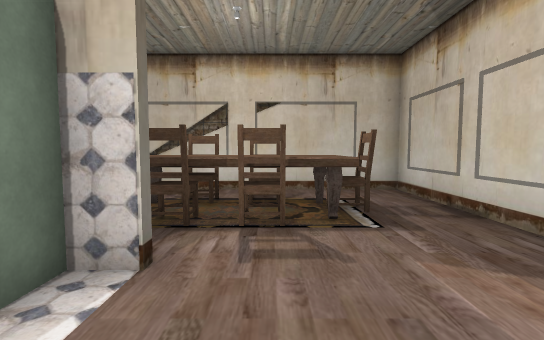
[1] (above)

16 first-person views from a walk through a scene from a Unity 3-D project. The camera is 1.2 m above the floor, tilts 4° down and sees 85° across. The floor is counted in squares, 1 m on a side. Each view is taken from the middle of a square. On the plan, view 1 faces up. The plan holds only what a view shows up to about 13 squares ahead; the rest is blank. The place goes on beyond the plan. The player character is not drawn. Door leaves are left out, so doorways stand open. Some surface patterns are stand-ins.

[2]
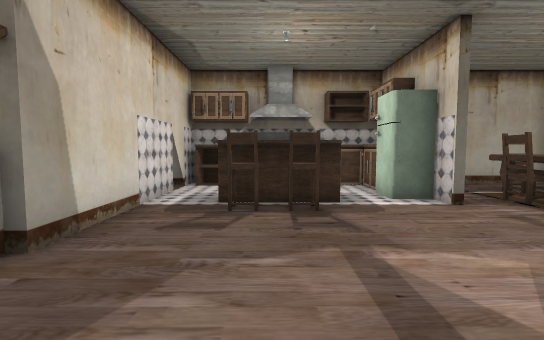

[3]
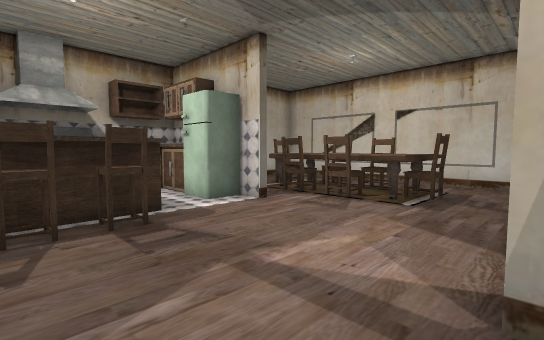

[4]
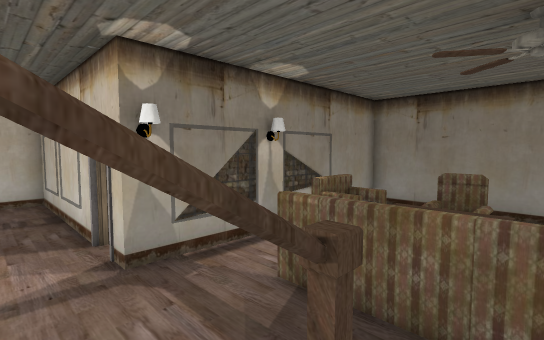

[5]
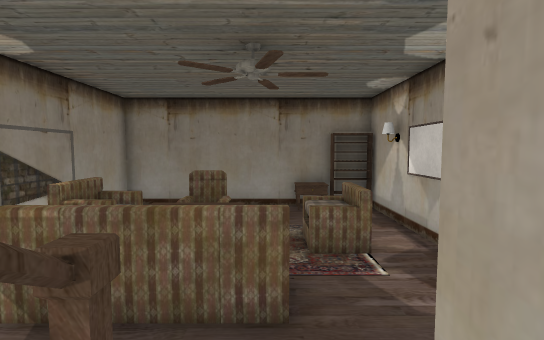

[6]
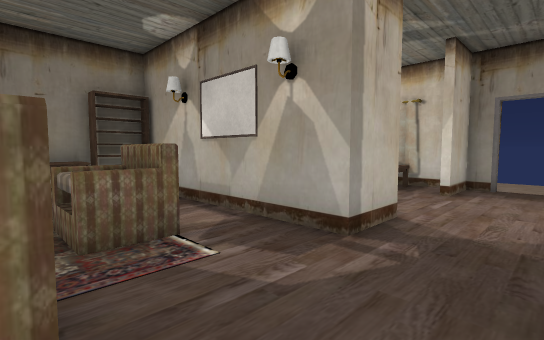

[7]
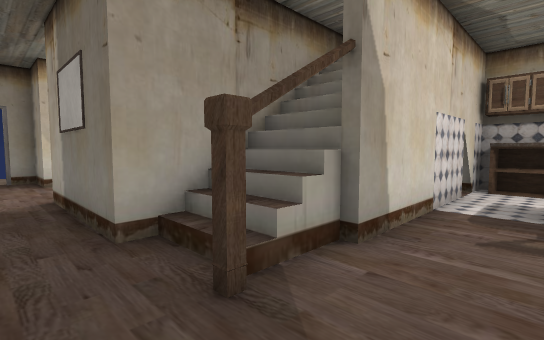

[8]
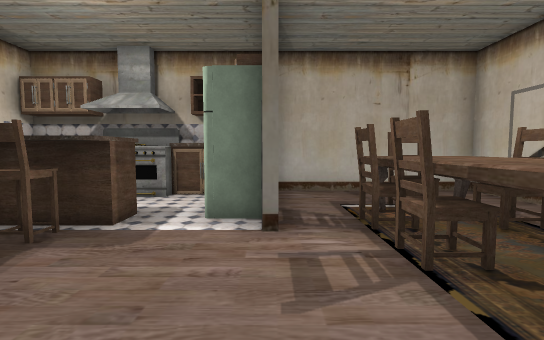

[9]
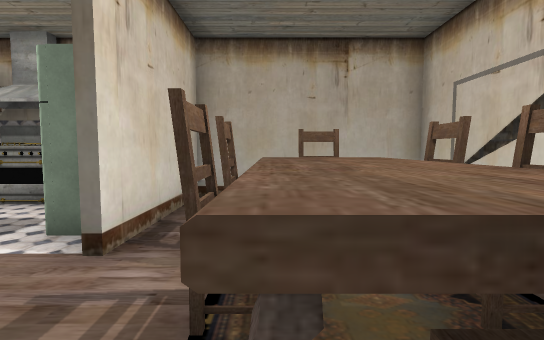

[10]
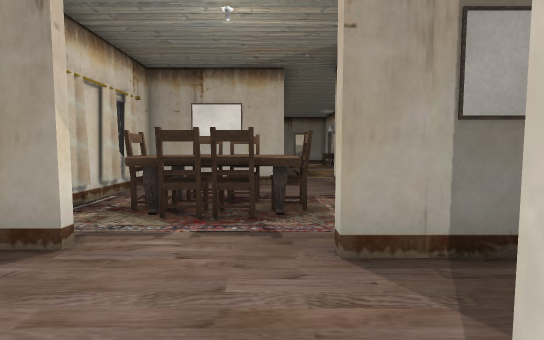

[11]
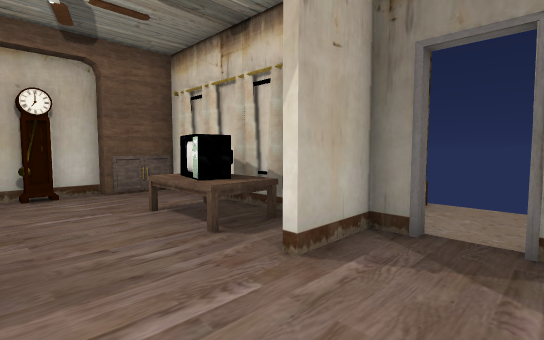

[12]
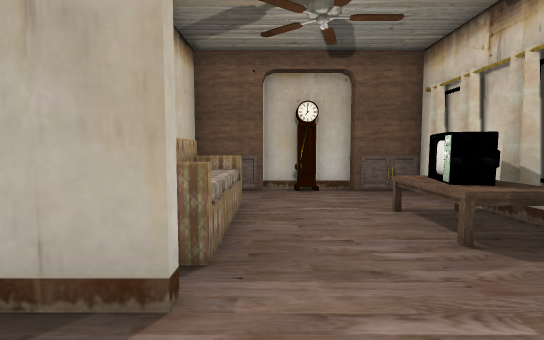

[13]
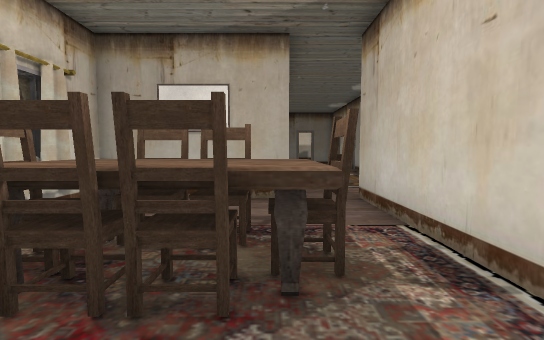

[14]
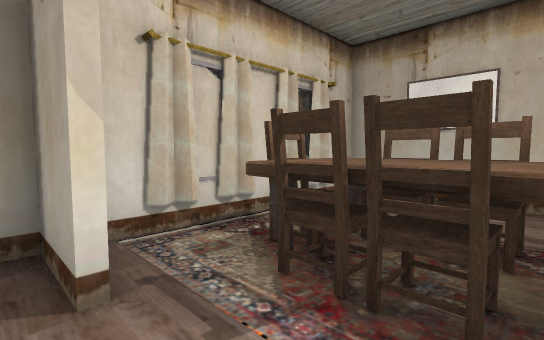

[15]
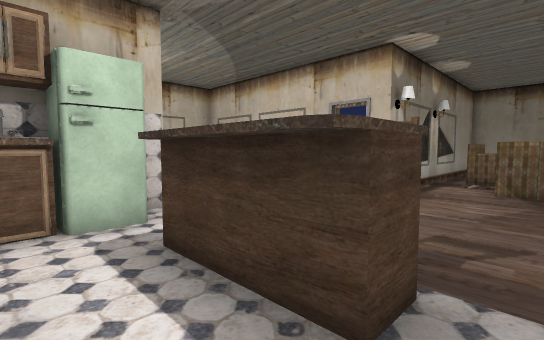

[16]
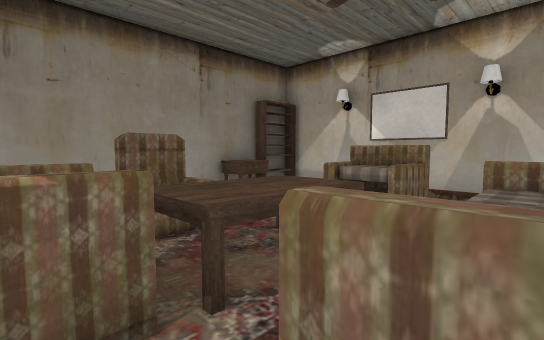

### Floor plan
Key: @ floor where view 1 was taken; # wall or solid block; x gap in a wall; . floor; / step, stairs or slope; D open door; = window, fence, low wall or low ledge; ^ raised ledge; v drop or lower ground; C chair; F fridge; A cabinet; L clock; O other object.
Columns run from 6 left of view 1 to 13 right of it. Each row starts with its distance up from view 1.
  9 ##=======##
  8 #.........=
  7 #..DCCC^..=
  6 #..C^^^CC.=
  5 #..^CCC^..=
  4 #..D......=
  3 #####.....=
  2 ###FF.....D
  1 ##........Dvvvvvv
  0 #^#OOC@...#======###
 -1 #^#OOC........^^   #
 -2 #A.OOC......^.^^   #
 -3 OA..........#.^^^# #
 -4 ########=xxDD.^^^# #
 -5       ##//..^....  #
 -6        ####...^^..^^
 -7           #...^^  ^#
 -8           #........#
 -9    ########.########
-10    ....C..#.#.OO=..#
-11    #..C^C..........#
-12    #..C^C..........L
-13    # .C^C.....==...#
-14    # ..C.#..#.OO^..#
-15    ########D#####=##
-16           ...
-17           ...
-18             x

Positions as (right, up) in squares from view 1, and headings:
1: (0, 0), facing up
2: (5, -1), facing left
3: (4, -2), facing up-left
4: (2, -5), facing up-right
5: (2, -5), facing right
6: (4, -5), facing down-right
7: (5, -2), facing down-left
8: (3, 3), facing left
9: (2, 5), facing left
10: (7, -11), facing left
11: (4, -11), facing down-right
12: (4, -11), facing right
13: (4, -11), facing left
14: (4, -11), facing down-left
15: (-4, -3), facing up-right
16: (6, -1), facing down-right
